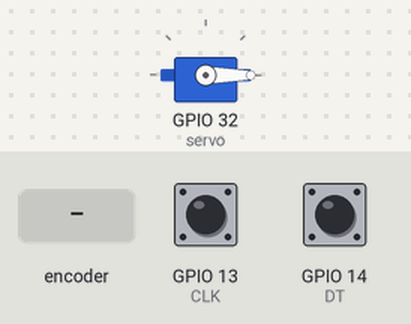
Recording of a sketch running on a simulated ESP32. Shown: servo. Inputs (shaded band) come from the test bench; at power-on: GPIO 13 (CLK) HIGH, GPIO 14 (DT) HIGH. What the sketch prints to the serial monitor is not drawn.

Above: at 1.2 s.
1.3 s: rotary encoder on GPIO 13 (CLK) / GPIO 14 (DT) turned 2 steps (second pin leading)
Timing chart, 0 to 4.3 s (numbered marks = the images above; inputs shaded):
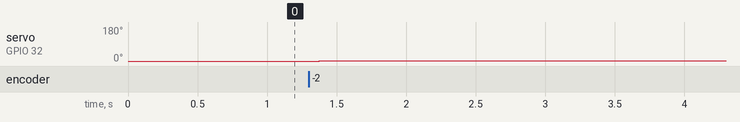

Measured:
- after the input at 1.3 s, servo on GPIO 32 (servo): 0° → 1° after 0.08 s, → 2° 0.20 s later

The sketch:

ServoEncoder.ino
```cpp
#include <ESP32Servo.h>     // Servo Library

// Rotary Encoder Inputs
#define CLK 13
#define DT 14

Servo servo;    // Initialize Servo Library

int counter = 0;      // Variable for counter, angle of servo
int currentStateCLK;  // Comparator for Encoder
int lastStateCLK;     // Comparator for Encoder

void setup()
{
  // Set encoder pins as inputs
  pinMode(CLK,INPUT);
  pinMode(DT,INPUT);
  Serial.begin(9600);         // Setup Serial Monitor
  servo.attach(32);           // Attach servo on pin 32 to the servo object
  servo.write(counter);
  lastStateCLK = digitalRead(CLK);    // Read the initial state of CLK pin
}

void loop()
{
  // Read the current state of CLK
  currentStateCLK = digitalRead(CLK);
  // If last and current state of CLK are different, then pulse occurred
  // React to only 1 state change to avoid double count
  if (currentStateCLK != lastStateCLK  && currentStateCLK == 1){
    // If the DT state is different than the CLK state then
    // the encoder is rotating CCW so decrement
    if (digitalRead(DT) != currentStateCLK) {
      counter --;
      if (counter < 0)
        counter=0;
    } else {
      // Encoder is rotating CW so increment
      counter ++;
      if (counter > 179)
        counter = 179;
    }
    // Move the servo
    servo.write(counter);
    Serial.print("Position: ");
    Serial.println(counter);
  }
  // Remember last CLK state
  lastStateCLK = currentStateCLK;
}
```
